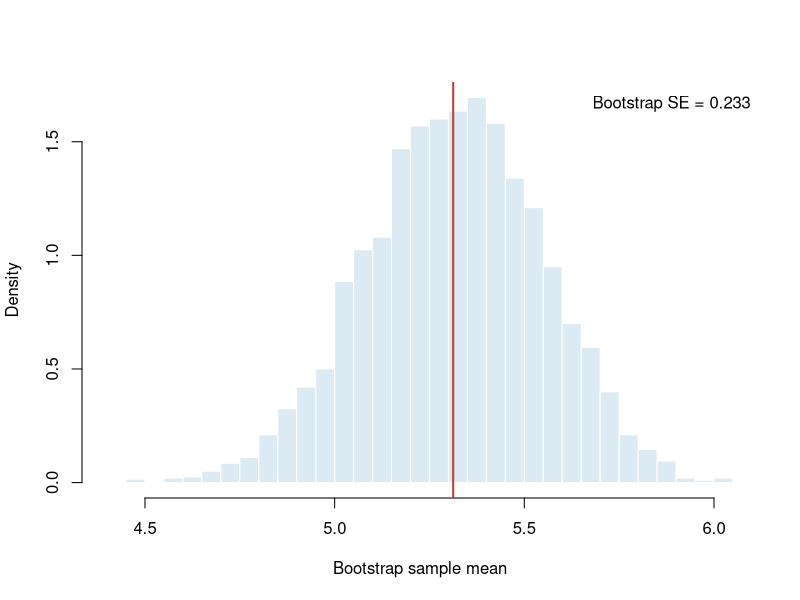
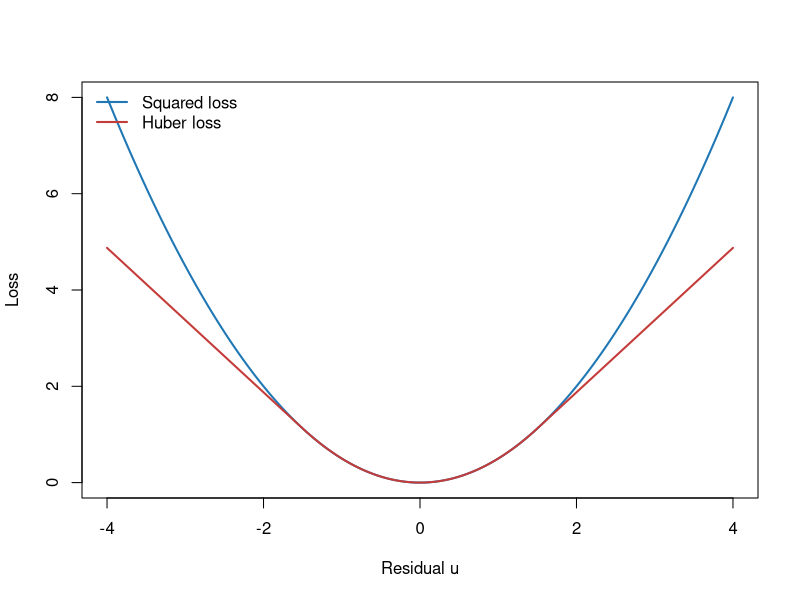

The R script that drew these images, in order:
## ---- chunk 1
set.seed(1001)
x <- c(4.1, 5.3, 4.8, 6.2, 5.7, 4.9, 5.5, 6.0)
B <- 4000
boot_mean <- replicate(B, mean(sample(x, replace = TRUE)))
hist(boot_mean, breaks = 32, probability = TRUE,
     col = "#DCEAF4", border = "white",
     xlab = "Bootstrap sample mean", main = "")
abline(v = mean(x), col = "#C43C39", lwd = 2)
legend("topright", sprintf("Bootstrap SE = %.3f", sd(boot_mean)), bty = "n")
## ---- chunk 2
u <- seq(-4, 4, length.out = 401)
k <- 1.5
huber <- ifelse(abs(u) <= k, u^2 / 2, k * abs(u) - k^2 / 2)
plot(u, u^2 / 2, type = "l", lwd = 2, col = "#1F77B4",
     xlab = "Residual u", ylab = "Loss")
lines(u, huber, lwd = 2, col = "#C43C39")
legend("topleft", c("Squared loss", "Huber loss"),
       col = c("#1F77B4", "#C43C39"), lty = 1, lwd = 2, bty = "n")
